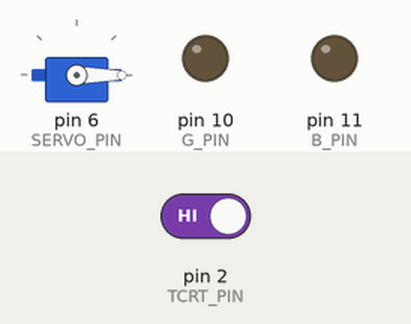
This sketch was run on a simulated Arduino Uno, built with avr-gcc and run on an emulated ATmega328P. Parts: servo, output pins drawn as LEDs (lit = HIGH). The test bench sets the inputs (shaded band); at power-on: pin 2 (TCRT_PIN) HIGH. Pins used as bus, display or sensor lines are not drawn.

Above: at 1.2 s.
1.3 s: pin 2 (TCRT_PIN) driven LOW
At 1.9 s:
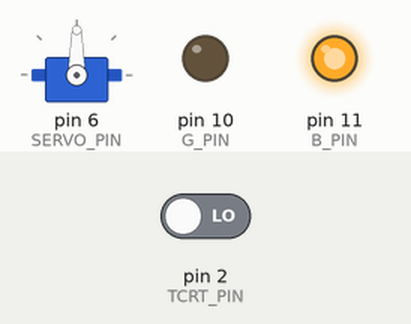
2.8 s: pin 2 (TCRT_PIN) driven HIGH
At 5.4 s:
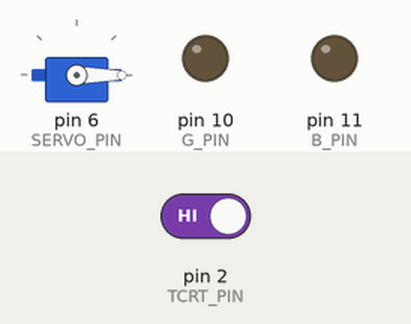
Timing chart, 0 to 6.9 s (numbered marks = the images above; inputs shaded):
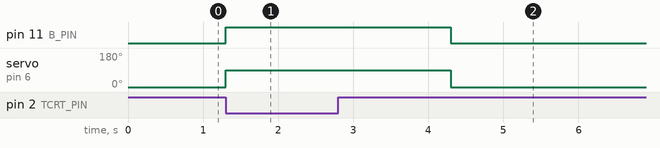

The sketch:

tcrt500-kapiacma.ino
```cpp
#include <Servo.h>

#define TCRT_PIN 2
#define SERVO_PIN 6

#define R_PIN 9
#define G_PIN 10
#define B_PIN 11

Servo doorServo;

int aciKapali = 0;    // Kapı kapalı açısı
int aciAcik = 90;    // Kapı açık açısı

void setup() {
  pinMode(TCRT_PIN, INPUT);

  pinMode(R_PIN, OUTPUT);
  pinMode(G_PIN, OUTPUT);
  pinMode(B_PIN, OUTPUT);

  doorServo.attach(SERVO_PIN);

  // Başlangıç
  doorServo.write(aciKapali);
  setColor(255, 0, 0); // Kırmızı (kapalı)
}

void loop() {
  int algilama = digitalRead(TCRT_PIN);

  if (algilama == LOW) { // Çoğu TCRT5000 LOW'da algılar
    // Hareket algılandı
    setColor(0, 0, 255); // Mavi
    doorServo.write(aciAcik);
    delay(3000);         // Kapı açık kalma süresi
    doorServo.write(aciKapali);
    setColor(255, 0, 0); // Kırmızı
  }
}

void setColor(int r, int g, int b) {
  analogWrite(R_PIN, r);
  analogWrite(G_PIN, g);
  analogWrite(B_PIN, b);
}
```

Measured:
- after the input at 1.3 s, pin 11 (B_PIN): LOW → HIGH at once; servo on pin 6 (SERVO_PIN): 0° → 90° at once
- after the input at 2.8 s, pin 11 (B_PIN): HIGH → LOW after 1.5 s; servo on pin 6 (SERVO_PIN): 90° → 0° after 1.5 s
